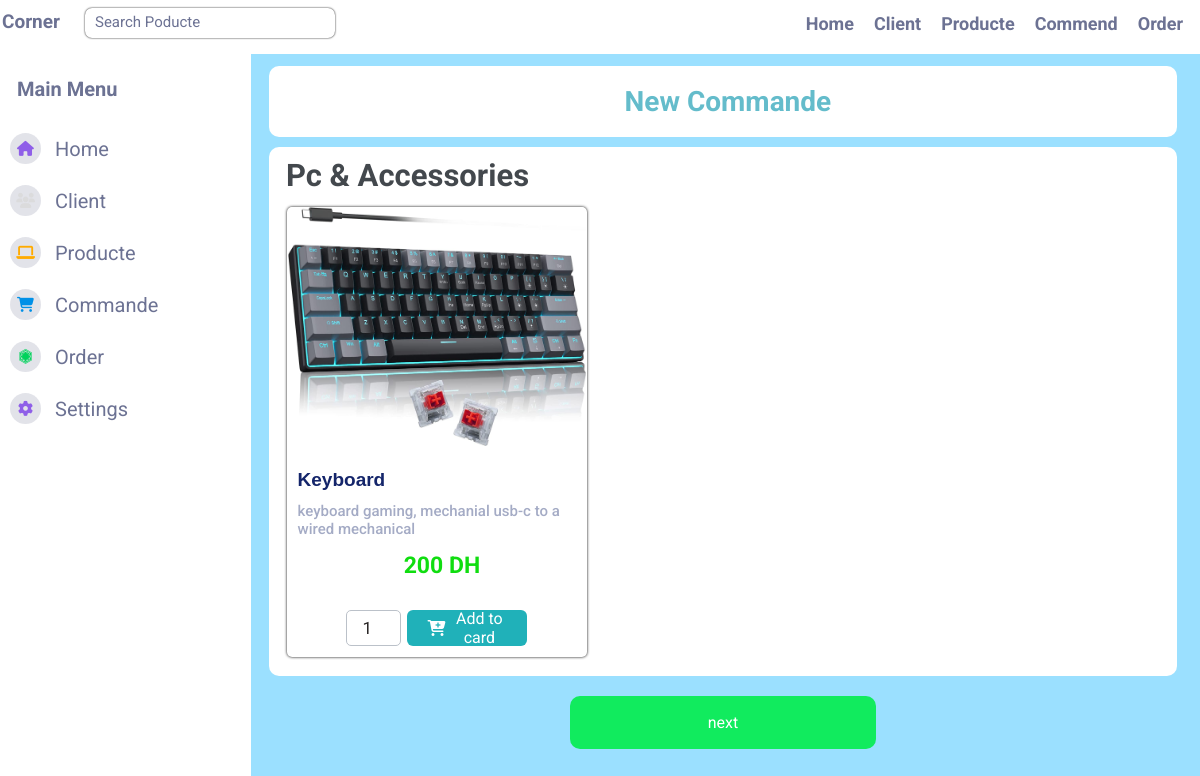
Page /addcommande.php on the committed database.
### tables this page shows
CREATE TABLE `produit` (
  `id_produit` int(11) NOT NULL,
  `ref_produit` varchar(255) NOT NULL,
  `design` varchar(255) NOT NULL,
  `cat` varchar(200) NOT NULL,
  `prix_u` float NOT NULL,
  `quantite` int(11) NOT NULL,
  `etat` varchar(100) NOT NULL,
  `detail` text NOT NULL,
  `photo` text NOT NULL,
  `name` varchar(100) NOT NULL
);

### fonction/classorder.php (called while the page is built, shortened)
<?php
include "db.php";
class gestionorder extends connection{
  public function categorie(){
        $sql = "SELECT cat FROM `produit`";
        $result = $this->connectiondb()->prepare($sql);
        $result->execute([]);
        $arraycat = [];
         while ($row = $result->fetch(PDO::FETCH_ASSOC)){
               $arraycat[] =$row['cat'] ;
         }
         return $arraycat;
    }
  public function selecproducte(){
       $categorie =  $this->categorie();
       $allproducte = [];
      foreach($categorie as $value){
        $sql = "SELECT * FROM `produit` WHERE cat = ? and etat = 'true';";
        $result = $this->connectiondb()->prepare($sql);
        $result->execute([$value]);
        $catproducte = [];
         while ($row = $result->fetch(PDO::FETCH_ASSOC)){
               $catproducte[] =$row;
         }
         $allproducte[$value] =  $catproducte;
       }
       return $allproducte;
    }
}
$object = new gestionorder();
?>

### fonction/db.php (called while the page is built)
<?php
class connection {
     public function connectiondb()
    {
        try {
            $conn = new PDO("mysql:host=localhost;dbname=admincommande", "root", "");
            return $conn;
        } catch (PDOException $e) {
            echo $e->getMessage();
        }
    }
}
?>

### addcommande.php (the view, shortened to what this page needs)
<!DOCTYPE html>
<html lang="en">
<head>
    <link rel="stylesheet" href="css/navbar.css" />
    <link rel="stylesheet" href="css/home.css" />
    <link rel="stylesheet" href="css/addcommande.css" />
    <link rel="stylesheet" href="https://cdnjs.cloudflare.com/ajax/libs/font-awesome/6.2.1/css/all.min.css" />
    <link rel="stylesheet" href="css/producte.css">
</head>
<body>
    <?php
    include "navbar.php";
    include "fonction/classorder.php";
    $info = $object->selecproducte()
?>
    <div class="container">
        <div class="pop">
            <div>
                <h1>new commande<h1>
            </div>
        </div>
        <div class="productepresnt">
            <?php
           foreach($info as $key=>$value){
               echo "
           <div class='containerproducte'>
               <h3> $key </h3>
               <div>
                   <div class='producte'>
                       ";
                       foreach($value as $keys => $values){
                       echo "
                       <div class='garde' data-id='{$values['id_produit']}'>
                           <div class='image'>
                               <img src='image/{$values['photo']}' alt=''>
                           </div>
                           <div class='title'>
                               <p>{$values['name']}</p>
                           </div>
                           <div class='categorie'>
                               <p>{$values['design']}</p>
                           </div>
                           <div class='prix'>
                               <p>{$values['prix_u']} DH</p>
                           </div>
                           <div class='addcart'>
                               <input type='text' id='id{$values['id_produit']}' name='' value='1' class='quantite'>
                           <button class='addtocart' data-name='{$values['name']}' data-image='{$values['photo']}'  data-id='{$values['id_produit']}' data-price='{$values['prix_u']}'>
                               <i class='fa fa-cart-plus me-2'></i>
                                   <p> Add to card  </p>
                           </button>
                           </div>
                           <button class='remove'> remove </button>
                       </div>
                       ";
                       }
                       echo "
                   </div>
               </div>
           </div>
           ";
           }
           ?>
            <div class="newcommande">next</div>
        </div>
    </div>
    </div>
</body>
</html>

### css/navbar.css (style rules this page uses)
* { box-sizing: border-box; }
:root { --background: #0f1015; --dark: #191c24; --colordark: #6c7293; --shadow: black }
::placeholder { color: var(--colordark); position: absolute; left: 10px; top: 50%; transform: translateY(-57%); text-transform: capitalize; }

### css/home.css (style rules this page uses)
:root { --background: #9be0ff; --dark: white; --colordark: #6c7293; }
body { background: #9be0ff; }

### css/addcommande.css (style rules this page uses)
.addcart { display: flex; justify-content: center; align-items: center; }
.addcart button { display: flex; justify-content: center; align-items: center; height: 36px; width: 120px; margin-bottom: 10px; background: #20b1b9 !important; color: white; border-radius: 6px; border: none; }
.addtocart { cursor: pointer; }
.addcart input { height: 36px; width: 55px; margin-bottom: -10px; border: 1px solid #bbc1c9; outline: none; color: rgb(41, 38, 38); border-radius: 5px; margin-right: 6px; }
.addcart i { margin-right: 6px; pointer-events: none; }
.categorie p { color: #a4abc5 !important; font-weight: 500; margin-left: 10px; margin: -9px 10px; font-size: 15px; text-transform: lowercase; pointer-events: none; }
.garde { background-color: white !important; }
.title p { color: #14256a !important; font-family: nunito, sans-serif; font-weight: 600; line-height: 1.2; }
.prix p { text-align: center; font-size: 23px; margin-bottom: 11px; color: #10dd10; }
.newcommande { width: 32%; background: #11eb5e; margin-left: auto; margin-right: auto; margin-top: 20px; margin-bottom: 20px; text-align: center; padding: 17px 2px; color: white; border-radius: 10px; }
.container .pop { display: flex; justify-content: center !important; align-items: center !important; }
.container .pop h1 { margin-bottom: 0px !important; color: #64bccb !important; }
.quantite { border: 2px solid #ced4da; width: 80px; padding: 10px 15px; border-radius: 7px; margin-top: 0px; margin-bottom: 0; outline: none; color: black; }
.producte { width: 100%; }

### css/producte.css (style rules this page uses)
.container { width: calc(100% - 240px); background-color: #9be0ff; height: 100; margin-top: 8px; }
* { font-family: 'Roboto'; }
body { background-color: #9be0ff; }
.container .pop { width: 95%; background: #fff; margin-left: auto; margin-right: auto; border-radius: 10px; text-transform: capitalize; color: #aba8a8; font-size: 17px; display: flex; align-items: center; justify-content: space-between; margin-top: 50px; padding-left: 10px; }
.container .pop h1 { margin-bottom: -16px; text-transform: capitalize; color: #8864cb; font-size: 28px; }
.producte { display: flex; overflow-x: scroll; position: relative; height: fit-content; border-radius: 5px; }
.containerproducte { width: 95%; background: #fff; margin-left: auto; margin-right: auto; margin-top: 10px; padding: 10px; border-radius: 10px; }
.producte div img { width: 100%; height: 239px; border-radius: 5px 5px 0px 0px; }
.garde { max-width: 300px; background: #ddd6d663; box-shadow: 0 0 3px black; border-radius: 5px; padding: 0.7px; flex: 0 0 auto; margin-left: 8px; margin-right: 8px; margin-bottom: 9px; min-width: 300px; cursor: pointer; margin-top: 10px; }
.containerproducte h3 { color: #43484D; padding: 0px; margin-top: 0px; text-transform: capitalize; font-size: 31px; margin-bottom: 3px; margin-left: 7px; }
.title p { font-size: 19px; text-transform: capitalize; font-weight: bold; margin-left: 10px; color: #43484D; }
.categorie p { color: #3168b9; font-weight: 500; margin-left: 10px; }
.prix { color: #f5803e; font-size: 19px; margin-left: 10px; font-weight: bold; }
input, select, textarea { background-color: transparent; color: #fff; transition: border-color 0.3s; font-size: 17px; border-bottom: 2px solid #0f67da; }
button { display: block; padding: 10px 20px; margin-top: 20px; border: none; font-size: 16px; border-radius: 4px; cursor: pointer; transition: background-color 0.3s; }

### rows in the picture
produit: photo (picture), name "Keyboard", design "keyboard gaming, mechanial usb-c to a wired mechanical", prix_u "200"

### other values in the picture
$key "Pc & Accessories"
